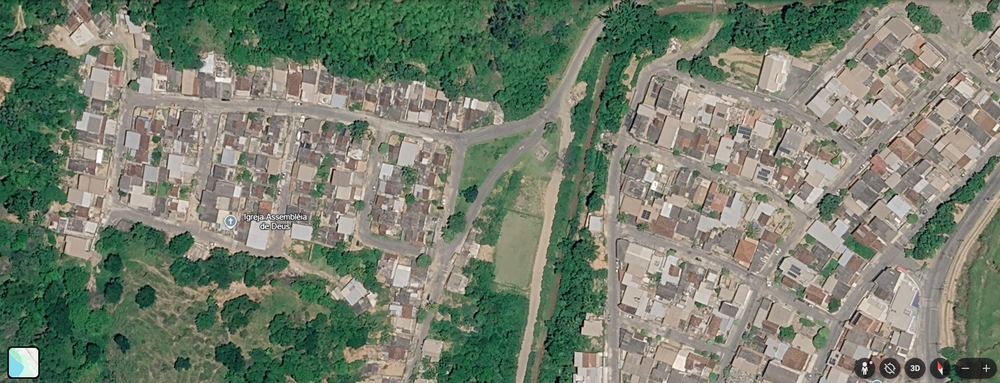
#> input picture Captura de tela 2026-05-12 003536.png, 1000 x 383 px, shrunk from 1908 x 731 before the run
$ python -i preprocessing.py   (imports and definitions only)
#> lines starting #> are read from the running program, lines starting #| are printed output that depends on the picture
"""
Pre-processamento de entrada para a REDE NEURAL (versao final, enxuta).

Dos filtros classicos avaliados (gaussian, clahe, sharpen, sobel_fusion,
canny_fusion), o canny_fusion foi o de melhor resultado em QA e e o padrao
do pipeline: realca as bordas paralelas das vias misturando 15% do mapa de
Canny na imagem.

IMPORTANTE: a imagem pre-processada alimenta APENAS o modelo
(img_for_model). A classificacao de pavimento, as mascaras de contexto e o
overlay usam sempre a imagem ORIGINAL — bordas sinteticas do Canny nao
podem contaminar as evidencias de cor/textura.
"""

import cv2

_VALID_METHODS = {"none", "canny_fusion"}


def preprocess_image(img_rgb, method="canny_fusion"):
    """Retorna a imagem para o modelo. method: 'canny_fusion' (padrao) ou 'none'."""
#> called with method = 'canny_fusion'
    if method is None:
        method = "none"
    method = str(method).lower()
    if method not in _VALID_METHODS:
        raise ValueError(
            f"Metodo invalido: {method}. Opcoes: {', '.join(sorted(_VALID_METHODS))}")

    if method == "none":
        return img_rgb

    gray = cv2.cvtColor(img_rgb, cv2.COLOR_RGB2GRAY)
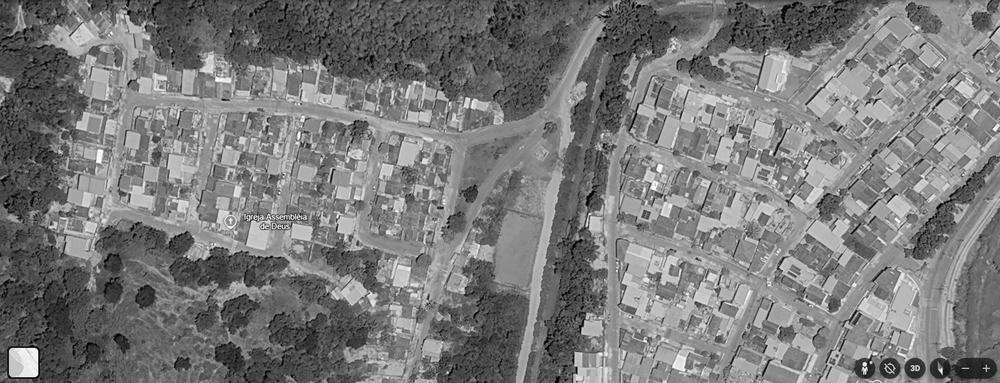
#> gray: shape (383, 1000); min 0, max 255, mean 122.2
    edges = cv2.Canny(gray, 50, 150)
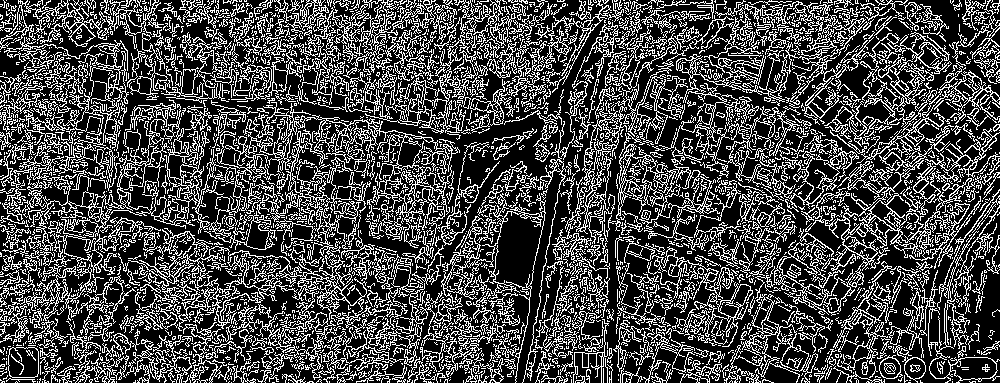
#> edges: shape (383, 1000); 28.6% white in thin lines or dots
    edges_rgb = cv2.cvtColor(edges, cv2.COLOR_GRAY2RGB)
#> edges_rgb: shape (383, 1000, 3); 28.6% white in thin lines or dots
    return cv2.addWeighted(img_rgb, 0.85, edges_rgb, 0.15, 0)
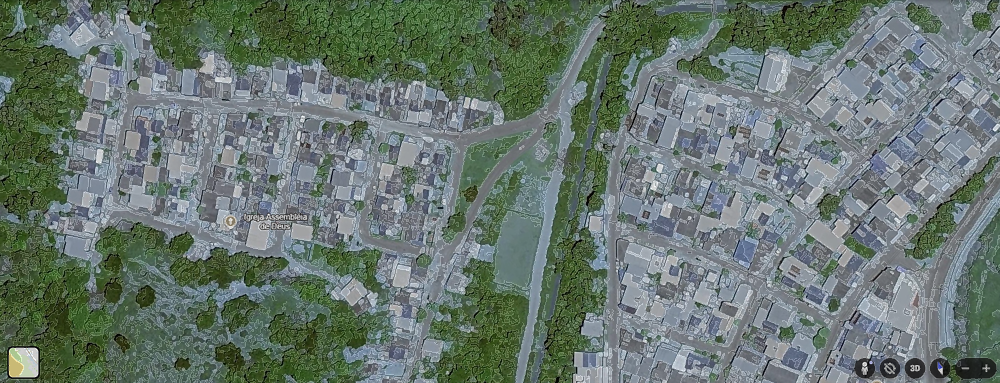
#> returned value: shape (383, 1000, 3); mean of channels 0, 1, 2 111.4, 118.6, 104.4; drawn as B, G, R

>>> import cv2
>>> picture = cv2.cvtColor(cv2.imread('../Captura de tela 2026-05-12 003536.png'), cv2.COLOR_BGR2RGB)
>>> result = preprocess_image(picture)
